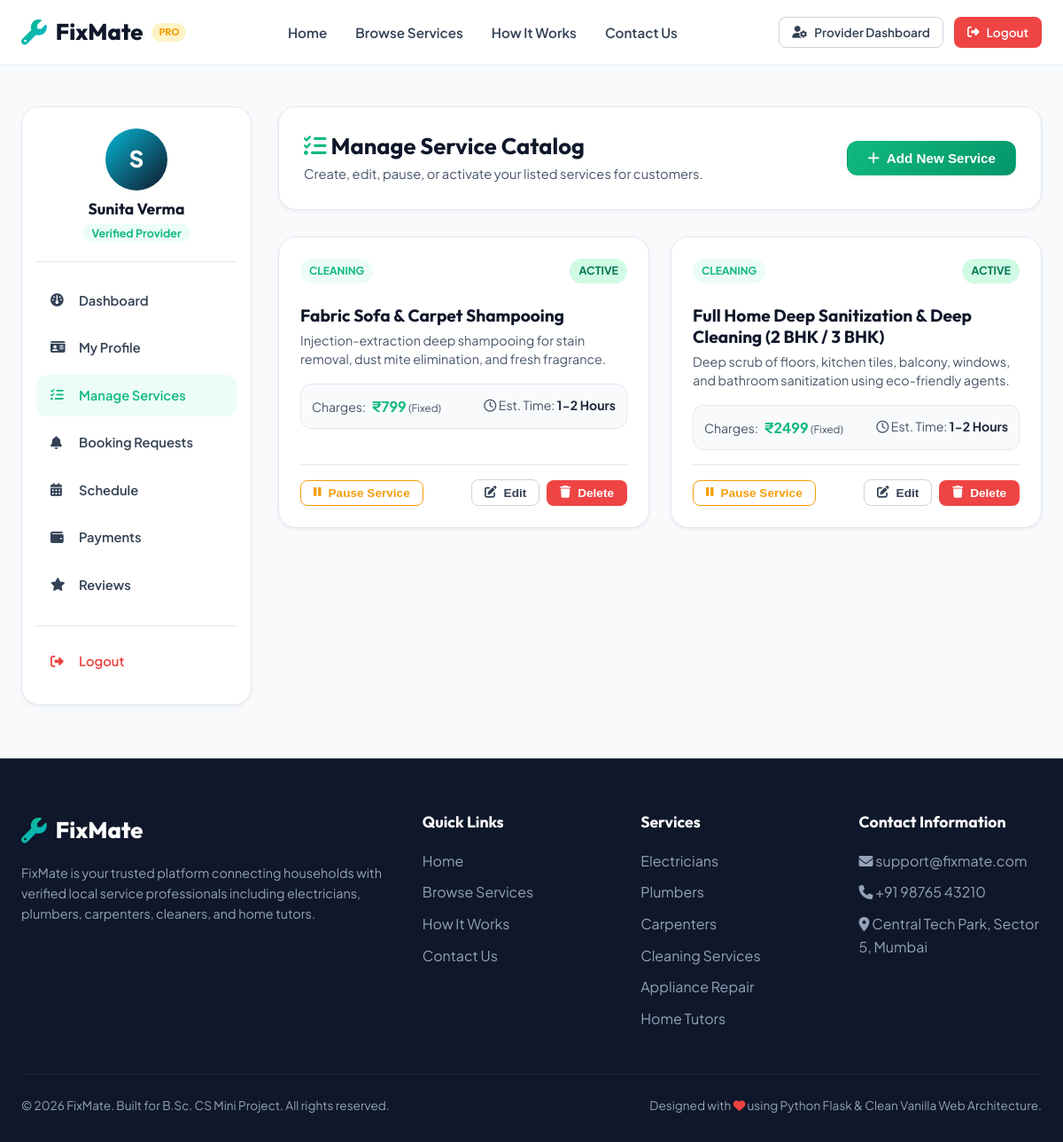
Screenshot of /provider/services (signed in) with the database file from the repository.
### database.py (models this page shows, shortened)
class User(UserMixin, db.Model):
    __tablename__ = 'users'
    id = db.Column(db.Integer, primary_key=True)
    full_name = db.Column(db.String(100), nullable=False)
    email = db.Column(db.String(120), unique=True, nullable=False, index=True)
    password_hash = db.Column(db.String(255), nullable=False)
    mobile = db.Column(db.String(20), nullable=False)
    address = db.Column(db.Text, nullable=False)
    role = db.Column(db.String(20), nullable=False)  # 'customer', 'provider', 'admin'
    status = db.Column(db.String(20), default='Approved')  # 'Approved', 'Pending', 'Rejected'
    created_at = db.Column(db.DateTime, default=datetime.now)
    customer_profile = db.relationship('CustomerProfile', backref='user', uselist=False, cascade="all, delete-orphan")
    provider_profile = db.relationship('ProviderProfile', backref='user', uselist=False, cascade="all, delete-orphan")

class Service(db.Model):
    __tablename__ = 'services'
    id = db.Column(db.Integer, primary_key=True)
    provider_id = db.Column(db.Integer, db.ForeignKey('provider_profiles.id', ondelete='CASCADE'), nullable=False)
    category_id = db.Column(db.Integer, db.ForeignKey('categories.id', ondelete='CASCADE'), nullable=False)
    title = db.Column(db.String(150), nullable=False)
    description = db.Column(db.Text, nullable=False)
    price = db.Column(db.Float, nullable=False)
    price_type = db.Column(db.String(20), default='Fixed') # 'Fixed', 'Per Hour', 'Per Visit'
    estimated_time = db.Column(db.String(50), default='1-2 Hours')
    image = db.Column(db.String(255), nullable=True)
    is_active = db.Column(db.Boolean, default=True)
    created_at = db.Column(db.DateTime, default=datetime.now)

class Category(db.Model):
    __tablename__ = 'categories'
    id = db.Column(db.Integer, primary_key=True)
    name = db.Column(db.String(80), nullable=False, unique=True)
    slug = db.Column(db.String(80), nullable=False, unique=True)
    description = db.Column(db.Text, nullable=True)
    icon = db.Column(db.String(50), default='fa-tools')
    services = db.relationship('Service', backref='category', lazy=True)

### routes/provider.py (the view)
@provider_bp.route('/services')
def services():
    provider_prof = ProviderProfile.query.filter_by(user_id=current_user.id).first_or_404()
    my_services = Service.query.filter_by(provider_id=provider_prof.id).order_by(Service.created_at.desc()).all()
    categories = Category.query.all()
    return render_template('provider/services.html',
                           my_services=my_services,
                           categories=categories,
                           provider_prof=provider_prof,
                           active_page='services')

### templates/provider/services.html (shortened to what this page needs)
{% extends 'provider/layout.html' %}
{% block provider_content %}
<div style="background: var(--white); border: 1px solid var(--gray-200); border-radius: var(--radius-lg); padding: 28px; box-shadow: var(--shadow-sm); margin-bottom: 30px;">
    <div style="display: flex; justify-content: space-between; align-items: center;">
        <div>
            <h2 style="font-size: 1.6rem; color: var(--dark); margin-bottom: 4px;"><i class="fa-solid fa-list-check" style="color: var(--primary);"></i> Manage Service Catalog</h2>
            <p style="color: var(--gray-600); font-size: 0.92rem;">Create, edit, pause, or activate your listed services for customers.</p>
        </div>
        <button class="btn btn-primary" onclick="document.getElementById('add-service-modal').style.display='flex';">
            <i class="fa-solid fa-plus"></i> Add New Service
        </button>
    </div>
</div>
{% if my_services %}
    <div style="display: grid; grid-template-columns: repeat(2, 1fr); gap: 24px;">
        {% for s in my_services %}
            <div style="background: var(--white); border: 1px solid var(--gray-200); border-radius: var(--radius-lg); padding: 24px; box-shadow: var(--shadow-sm); display: flex; flex-direction: column; justify-content: space-between;">
                <div>
                    <div style="display: flex; justify-content: space-between; align-items: flex-start; margin-bottom: 12px;">
                        <span class="service-badge">{{ s.category.name }}</span>
                        {% if s.is_active %}
                            <span class="badge-status badge-approved">Active</span>
                        {% else %}
                            <span class="badge-status badge-pending">Paused</span>
                        {% endif %}
                    </div>
                    <h3 style="font-size: 1.2rem; color: var(--dark); margin-bottom: 6px;">{{ s.title }}</h3>
                    <p style="color: var(--gray-600); font-size: 0.9rem; line-height: 1.5; margin-bottom: 16px;">{{ s.description }}</p>
                    <div style="background: var(--gray-50); border: 1px solid var(--gray-200); border-radius: var(--radius-md); padding: 12px; margin-bottom: 16px; display: flex; justify-content: space-between; font-size: 0.88rem;">
                        <div>
                            <span style="color: var(--gray-600);">Charges:</span>
                            <strong style="color: var(--primary); font-size: 1rem; margin-left: 4px;">₹{{ "%.0f"|format(s.price) }}</strong>
                            <small style="color: var(--gray-600);">({{ s.price_type }})</small>
                        </div>
                        <div>
                            <span style="color: var(--gray-600);"><i class="fa-regular fa-clock"></i> Est. Time:</span>
                            <strong>{{ s.estimated_time or '1-2 Hours' }}</strong>
                        </div>
                    </div>
                </div>
                <div style="border-top: 1px solid var(--gray-200); padding-top: 16px; display: flex; justify-content: space-between; align-items: center;">
                    <form action="{{ url_for('provider.toggle_service_status', service_id=s.id) }}" method="POST" style="display: inline;">
                        {% if s.is_active %}
                            <button type="submit" class="btn btn-outline btn-sm" style="color: var(--warning); border-color: var(--warning);">
                                <i class="fa-solid fa-pause"></i> Pause Service
                            </button>
                        {% else %}
                            <button type="submit" class="btn btn-success btn-sm">
                                <i class="fa-solid fa-play"></i> Activate Service
                            </button>
                        {% endif %}
                    </form>
                    <div style="display: flex; gap: 8px;">
                        <button type="button" class="btn btn-outline btn-sm edit-service-btn"
                                data-id="{{ s.id }}"
                                data-title="{{ s.title }}"
                                data-category="{{ s.category_id }}"
                                data-description="{{ s.description }}"
                                data-price="{{ s.price }}"
                                data-price-type="{{ s.price_type }}"
                                data-est-time="{{ s.estimated_time or '1-2 Hours' }}">
                            <i class="fa-solid fa-pen-to-square"></i> Edit
                        </button>
                        <form action="{{ url_for('provider.delete_service', service_id=s.id) }}" method="POST" onsubmit="return confirm('Are you sure you want to delete this service listing?');" style="display: inline;">
                            <button type="submit" class="btn btn-danger btn-sm">
                                <i class="fa-solid fa-trash"></i> Delete
                            </button>
                        </form>
                    </div>
                </div>
            </div>
        {% endfor %}
    </div>
{% endif %}
{% endblock %}

### templates/provider/layout.html (shortened to what this page needs)
{% extends 'base.html' %}
{% block content %}
<div class="container" style="padding-top: 30px; padding-bottom: 60px;">
    <div style="display: grid; grid-template-columns: 260px 1fr; gap: 30px; align-items: start;">
        <aside style="background: var(--white); border: 1px solid var(--gray-200); border-radius: var(--radius-lg); padding: 24px 16px; box-shadow: var(--shadow-sm); position: sticky; top: 90px;">
            <div style="text-align: center; padding-bottom: 20px; border-bottom: 1px solid var(--gray-200); margin-bottom: 20px;">
                {% if current_user.provider_profile and current_user.provider_profile.photo %}
                    <div style="display: none; width: 70px; height: 70px; border-radius: 50%; background: linear-gradient(135deg, var(--secondary), var(--dark)); color: white; font-weight: 800; font-size: 1.6rem; align-items: center; justify-content: center; margin: 0 auto 10px;">
                        {{ current_user.full_name[0] }}
                    </div>
                {% endif %}
                <h3 style="font-size: 1.1rem; margin-bottom: 2px; color: var(--dark);">{{ current_user.full_name }}</h3>
                <span style="font-size: 0.78rem; color: var(--primary); font-weight: 700; background: var(--primary-light); padding: 2px 10px; border-radius: var(--radius-full);">Verified Provider</span>
            </div>
            <ul style="list-style: none; display: flex; flex-direction: column; gap: 6px;">
                <li>
                    <a href="{{ url_for('provider.dashboard') }}" style="display: flex; align-items: center; gap: 12px; padding: 12px 16px; border-radius: var(--radius-md); font-weight: 600; font-size: 0.92rem; color: {% if active_page == 'dashboard' %}var(--primary){% else %}var(--gray-700){% endif %}; background: {% if active_page == 'dashboard' %}var(--primary-light){% else %}transparent{% endif %}; transition: var(--transition);">
                        <i class="fa-solid fa-gauge" style="width: 20px;"></i> Dashboard
                    </a>
                </li>
                <li>
                    <a href="{{ url_for('provider.profile') }}" style="display: flex; align-items: center; gap: 12px; padding: 12px 16px; border-radius: var(--radius-md); font-weight: 600; font-size: 0.92rem; color: {% if active_page == 'profile' %}var(--primary){% else %}var(--gray-700){% endif %}; background: {% if active_page == 'profile' %}var(--primary-light){% else %}transparent{% endif %}; transition: var(--transition);">
                        <i class="fa-solid fa-id-card" style="width: 20px;"></i> My Profile
                    </a>
                </li>
                <li>
                    <a href="{{ url_for('provider.services') }}" style="display: flex; align-items: center; gap: 12px; padding: 12px 16px; border-radius: var(--radius-md); font-weight: 600; font-size: 0.92rem; color: {% if active_page == 'services' %}var(--primary){% else %}var(--gray-700){% endif %}; background: {% if active_page == 'services' %}var(--primary-light){% else %}transparent{% endif %}; transition: var(--transition);">
                        <i class="fa-solid fa-list-check" style="width: 20px;"></i> Manage Services
                    </a>
                </li>
                <li>
                    <a href="{{ url_for('provider.booking_requests') }}" style="display: flex; align-items: center; gap: 12px; padding: 12px 16px; border-radius: var(--radius-md); font-weight: 600; font-size: 0.92rem; color: {% if active_page == 'requests' %}var(--primary){% else %}var(--gray-700){% endif %}; background: {% if active_page == 'requests' %}var(--primary-light){% else %}transparent{% endif %}; transition: var(--transition);">
                        <i class="fa-solid fa-bell" style="width: 20px;"></i> Booking Requests
                    </a>
                </li>
                <li>
                    <a href="{{ url_for('provider.schedule') }}" style="display: flex; align-items: center; gap: 12px; padding: 12px 16px; border-radius: var(--radius-md); font-weight: 600; font-size: 0.92rem; color: {% if active_page == 'schedule' %}var(--primary){% else %}var(--gray-700){% endif %}; background: {% if active_page == 'schedule' %}var(--primary-light){% else %}transparent{% endif %}; transition: var(--transition);">
                        <i class="fa-solid fa-calendar-days" style="width: 20px;"></i> Schedule
                    </a>
                </li>
                <li>
                    <a href="{{ url_for('provider.payments') }}" style="display: flex; align-items: center; gap: 12px; padding: 12px 16px; border-radius: var(--radius-md); font-weight: 600; font-size: 0.92rem; color: {% if active_page == 'payments' %}var(--primary){% else %}var(--gray-700){% endif %}; background: {% if active_page == 'payments' %}var(--primary-light){% else %}transparent{% endif %}; transition: var(--transition);">
                        <i class="fa-solid fa-wallet" style="width: 20px;"></i> Payments
                    </a>
                </li>
                <li>
                    <a href="{{ url_for('provider.reviews') }}" style="display: flex; align-items: center; gap: 12px; padding: 12px 16px; border-radius: var(--radius-md); font-weight: 600; font-size: 0.92rem; color: {% if active_page == 'reviews' %}var(--primary){% else %}var(--gray-700){% endif %}; background: {% if active_page == 'reviews' %}var(--primary-light){% else %}transparent{% endif %}; transition: var(--transition);">
                        <i class="fa-solid fa-star" style="width: 20px;"></i> Reviews
                    </a>
                </li>
                <li style="margin-top: 16px; border-top: 1px solid var(--gray-200); padding-top: 16px;">
                    <a href="{{ url_for('auth.logout') }}" style="display: flex; align-items: center; gap: 12px; padding: 12px 16px; border-radius: var(--radius-md); font-weight: 600; font-size: 0.92rem; color: var(--danger); transition: var(--transition);">
                        <i class="fa-solid fa-right-from-bracket" style="width: 20px;"></i> Logout
                    </a>
                </li>
            </ul>
        </aside>
        <main>
            {% block provider_content %}{% endblock %}
        </main>
    </div>
</div>
{% endblock %}

### rows the page displays
User: full_name "S", full_name "Sunita Verma"
Service: category.name "CLEANING", is_active "ACTIVE", title "Fabric Sofa & Carpet Shampooing", description "Injection-extraction deep shampooing for stain removal, dust mite elimination, and fresh fragrance.", price "799", price_type "Fixed", estimated_time "1-2 Hours"
Service: category.name "CLEANING", is_active "ACTIVE", title "Full Home Deep Sanitization & Deep Cleaning (2 BHK / 3 BHK)", description "Deep scrub of floors, kitchen tiles, balcony, windows, and bathroom sanitization using eco-friendly agents.", price "2499", price_type "Fixed", estimated_time "1-2 Hours"
